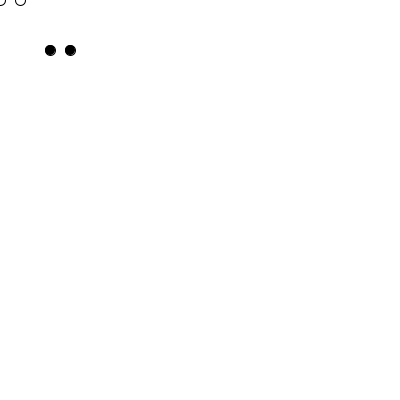
Frame 1 (no input)
Frame 60 (the mouse pressed at the canvas centre just before this capture): identical to frame 1, image omitted
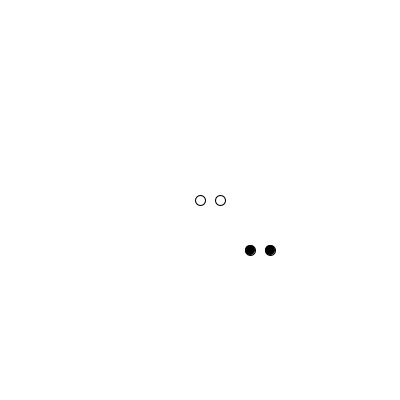
Frame 120 (the mouse held since frame 60 and released just before this capture)

The Processing sketch that drew these frames (run headless with seeded random() and noise(); from frame 60 on, the mouse is pressed at the canvas centre):

// Processing sketch: funcionPropia
// ── funcionPropia.pde
float tamTrebol = 10;
void setup() {
  size(400, 400);
}

void draw() {
  background(255);
  
  if(keyPressed){
    tirita(2,20);
  }
  
  dibujaTrebol(mouseX, mouseY, tamTrebol, 255);
  dibujaTrebol(mouseX + 50, mouseY+50, tamTrebol, 0);
}

void dibujaTrebol(float pX, float pY, float tam, float col) {
  fill(col);
  ellipse(pX, pY, tam, tam);
  ellipse(pX + 20, pY, tam, tam);
}

void tirita(float min, float max){
  tamTrebol = random(min,max);
}
